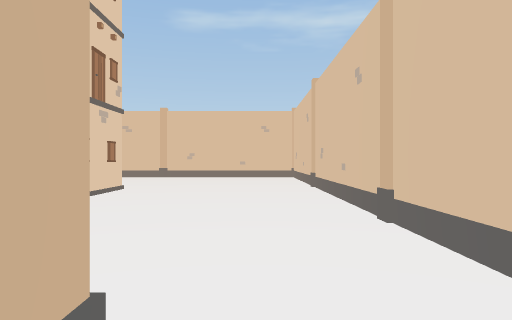
View 1 (above)

24 first-person views from a walk through a scene from a Unity 3-D project. The camera is 1.3 m above the floor, looks level and sees 70° across. The floor is counted in squares, 2 m on a side. Each view is taken from the middle of a square. On the plan, view 1 faces up. The plan holds only what a view shows up to about 11 squares ahead; the rest is blank. The place goes on beyond the plan. The player character is not drawn.

View 2
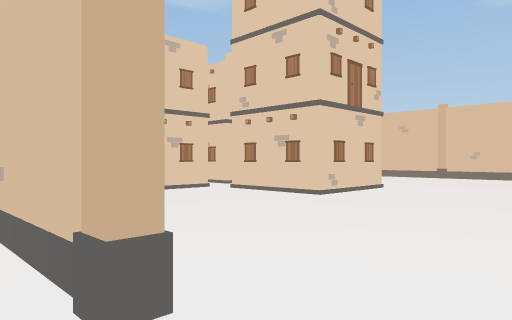

View 3
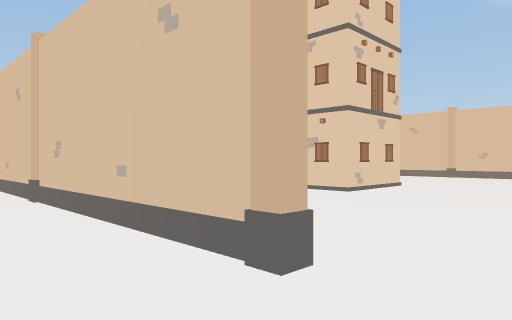

View 4
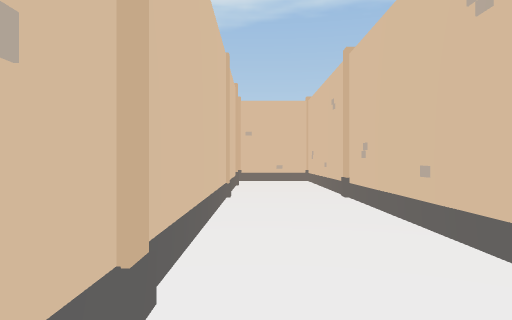

View 5
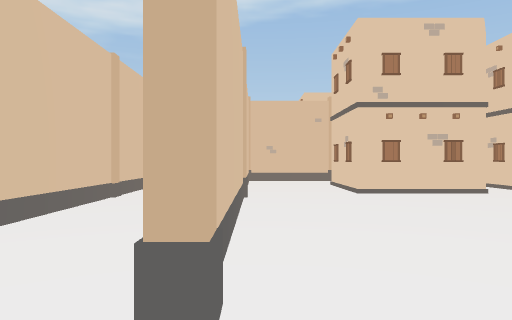

View 6
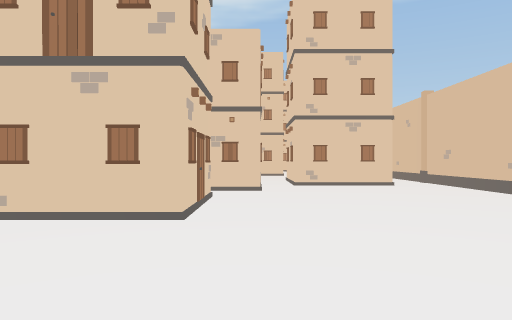

View 7
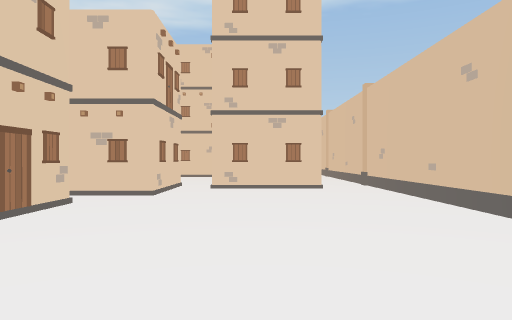

View 8
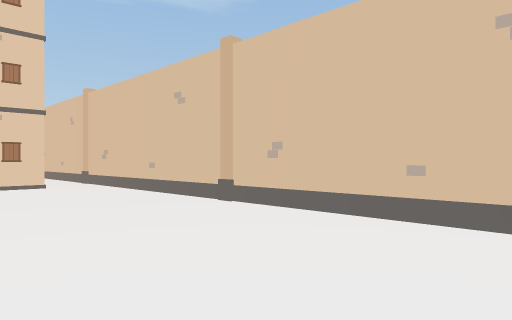

View 9
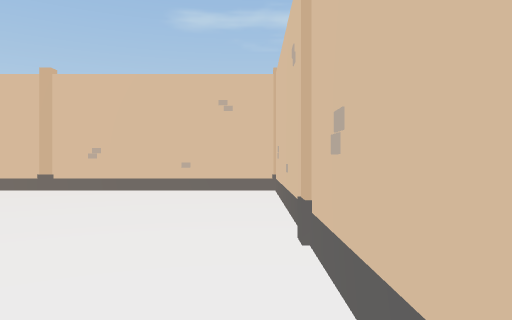

View 10
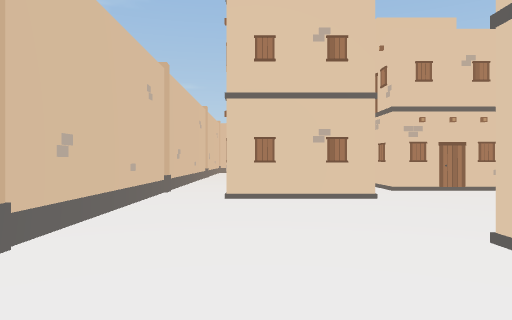

View 11
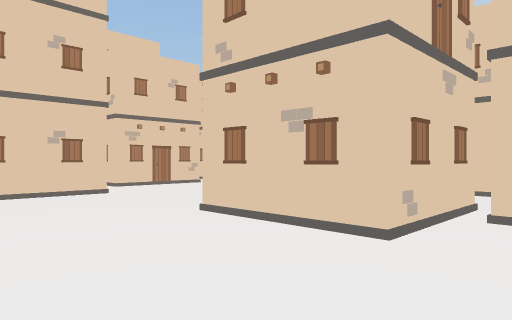

View 12
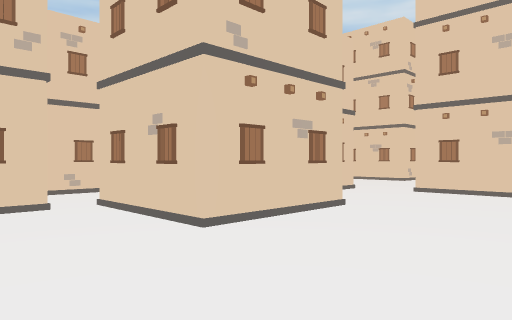

View 13
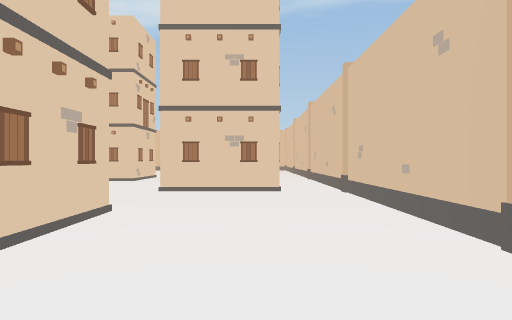

View 14
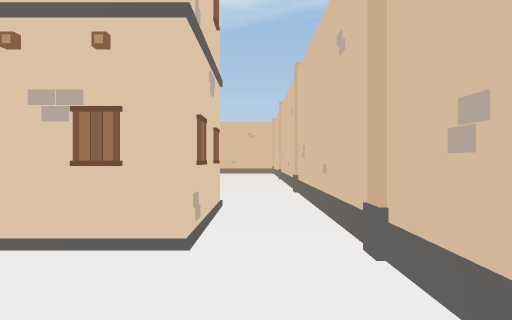

View 15
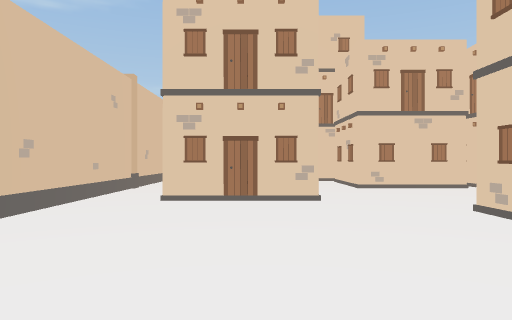

View 16
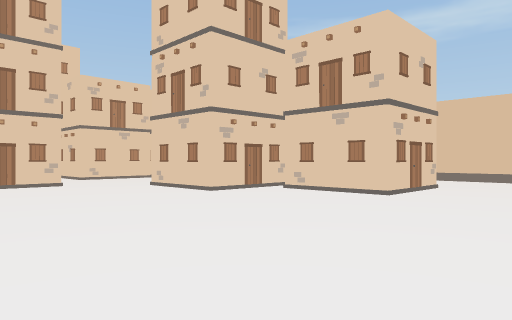

View 17
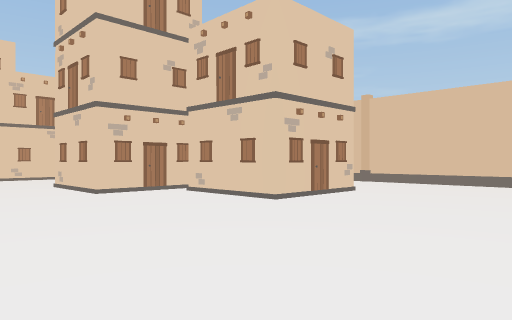

View 18
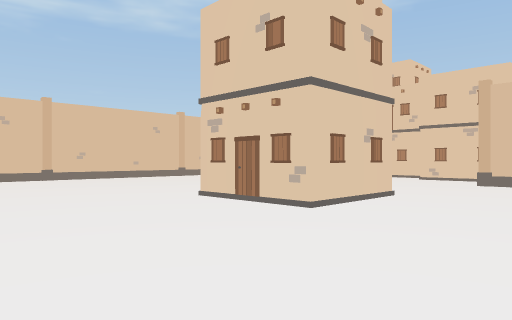

View 19
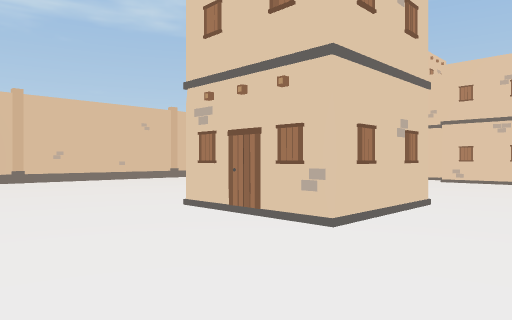

View 20
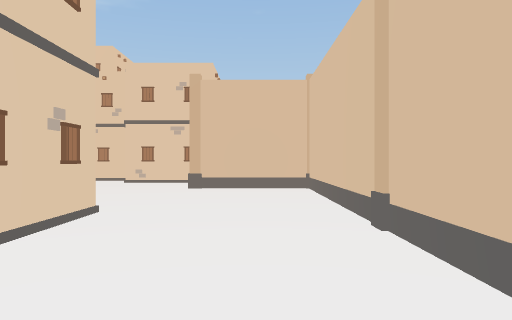

View 21
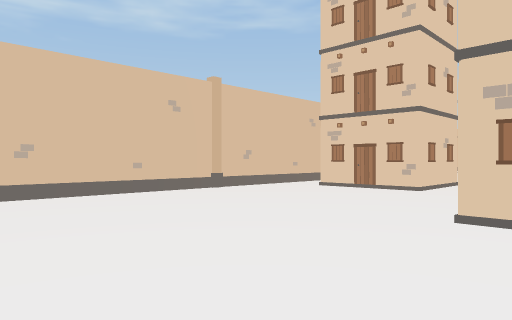

View 22
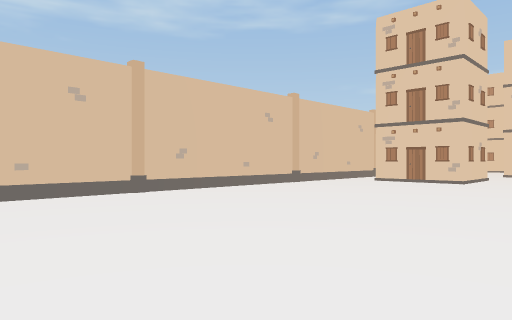

View 23
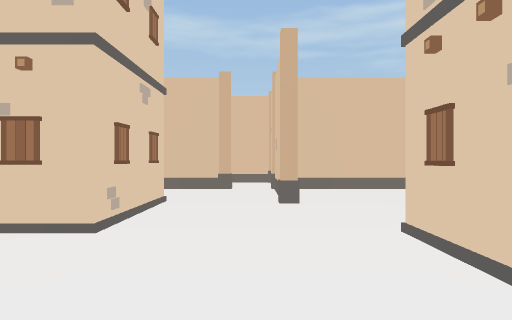

View 24
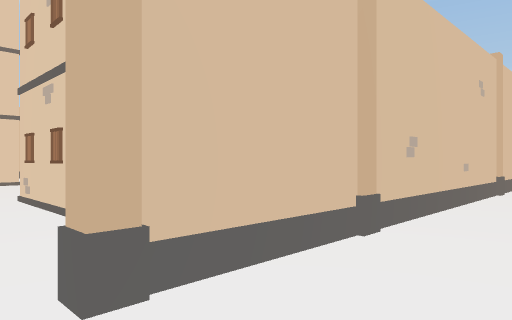

### Floor plan
Key: @ floor where view 1 was taken; # wall or solid block; . floor; B building; O other object.
Columns run from 33 left of view 1 to 2 right of it. Each row starts with its distance up from view 1.
 14  O##OOO##OOO##OOO##OOO########OOO##
 13  ..................................
 12  ..........BBB........BBB..........#
 11 ...........B.B........B  ..........#
 10 ...........BBB...BBB..BBB..........#
  9 .................  B....BBB........#
  8 .......BBB....  B  BB...B.B.BBB....#
  7 .......B  ....     .   .BBB   B....#
  6  ...BBBB B....B  ...      ..BBB....#
  5  ...B   .....  B BBB       B.......#
  4 ....BBB......  B           B.......#
  3 ..........#..B         ..BBB.......#
  2  .........#...         ............#
  1 .   ##   ##.#########    O##OOO##..
  0           #.........   ..........@.
 -1           #. ..        ............
 -2           ##             ###   ###

Positions as (right, up) in squares from view 1, and headings:
1: (0, 0), facing up
2: (1, 0), facing up-left
3: (1, -1), facing up-left
4: (1, -1), facing left
5: (1, 1), facing left
6: (1, 9), facing left
7: (0, 11), facing left
8: (1, 10), facing up-left
9: (1, 6), facing up
10: (-17, 12), facing right
11: (-18, 13), facing down-right
12: (-12, 13), facing down-left
13: (-12, 12), facing left
14: (-17, 13), facing left
15: (-28, 11), facing right
16: (-32, 13), facing down-right
17: (-33, 11), facing down-right
18: (-33, 1), facing up-right
19: (-32, 2), facing up-right
20: (-31, 2), facing right
21: (-30, 7), facing up-right
22: (-33, 7), facing up-right
23: (-22, 9), facing down
24: (-22, -1), facing up-right
